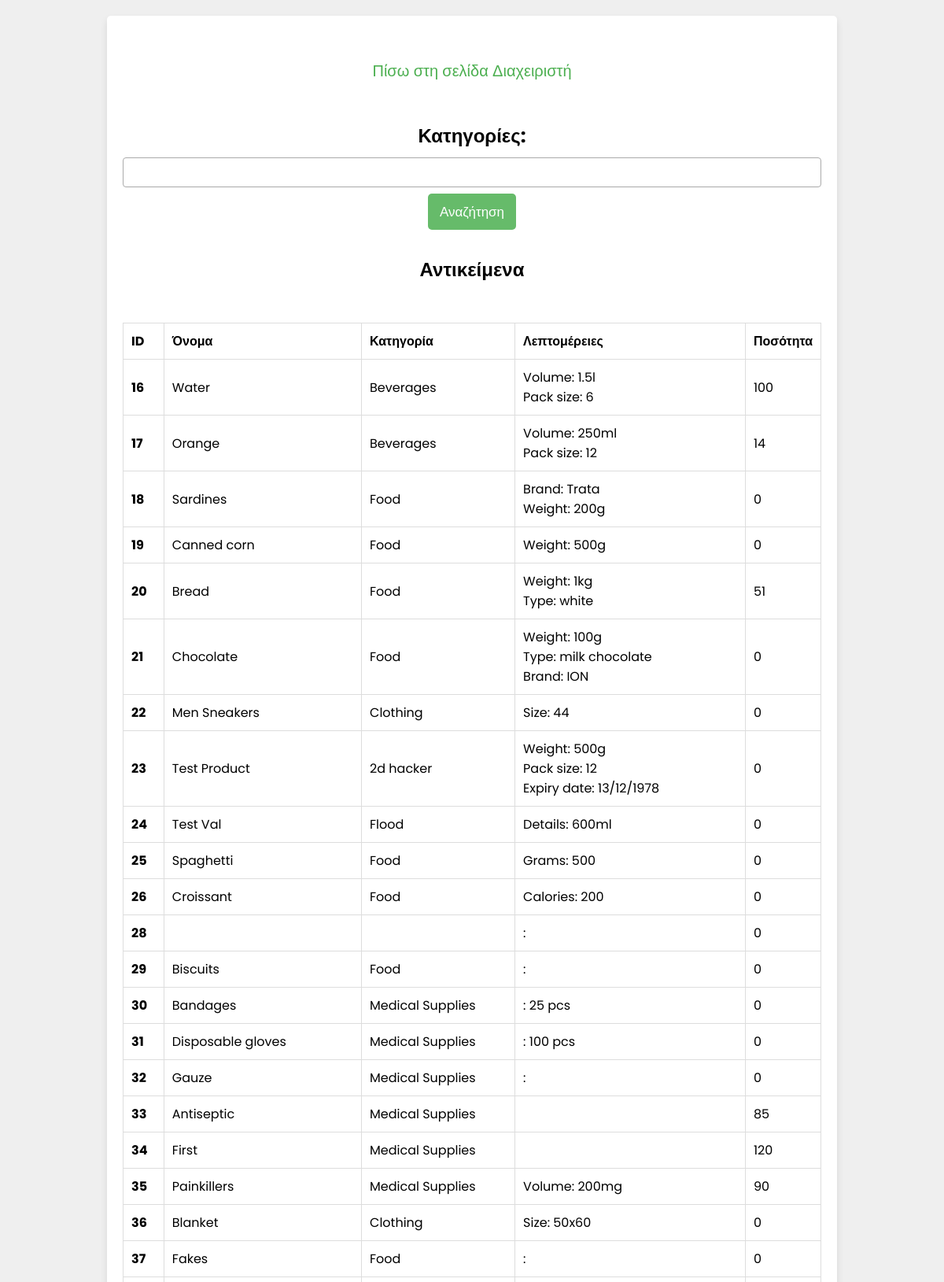
Screenshot of /display_warehouse.php (signed in, upper part) with the database file from the repository.
### tables this page shows
CREATE TABLE `items` (
  `id` int(255) NOT NULL,
  `name` varchar(255) NOT NULL,
  `category` int(255) NOT NULL,
  `details` longtext NOT NULL,
  `quantity` int(255) NOT NULL
);

CREATE TABLE `categories` (
  `id` int(255) NOT NULL,
  `name` varchar(255) NOT NULL
);

### display_warehouse.php (the view, shortened to what this page needs)
<?php
@include 'config.php';
?>
<!DOCTYPE html>
<html lang="el">
<head>
    <link href="https://cdnjs.cloudflare.com/ajax/libs/select2/4.0.13/css/select2.min.css" rel="stylesheet" />
    <link rel="stylesheet" href="css/style.css">
</head>
<body>
    <div class="form-container">
        <form id="initialize_form" action="" method="post">
            <br>
            <p><a href="admin_page.php">Πίσω στη σελίδα Διαχειριστή</a></p><br><br>
            <label for="category"><h2>Κατηγορίες:</h2></label>
            <button class="form-btn" type="submit">Αναζήτηση</button>
            <br><br>
            <h2>Αντικείμενα</h2><br>
            <br>
            <table class="table" id="jsonItemsTable">
                <thead>
                    <tr>
                        <th scope="col">ID</th>
                        <th scope="col">Όνομα</th>
                        <th scope="col">Κατηγορία</th>
                        <th scope="col">Λεπτομέρειες</th>
                        <th scope="col">Ποσότητα</th>
                    </tr>
                </thead>
                <tbody>
                    <?php
                    $selected_categories_str = isset($_POST['category']) ? $_POST['category'] : array();
                    if (!empty($selected_categories_str)) {
                        $query = "SELECT items.*, categories.name as category_name
                                  FROM items
                                  JOIN categories ON items.category = categories.id
                                  WHERE items.category IN ($selected_categories_str)";
                    } else {
                        $query = "SELECT items.*, categories.name as category_name
                                  FROM items
                                  JOIN categories ON items.category = categories.id";
                    }
                    $result = mysqli_query($conn, $query);
                    if ($result) {
                        while ($row = mysqli_fetch_assoc($result)) {
                            $details_array = json_decode($row['details'], true);
                            $details_formatted = "";
                            foreach ($details_array as $detail) {
                                $details_formatted .= ucfirst($detail['detail_name']) . ': ' . $detail['detail_value'] . '<br>';
                            }
                            echo '<tr>
                                <th scope="row">'.$row['id'].'</th>
                                <td>'.$row['name'].'</td>
                                <td>'.$row['category_name'].'</td>
                                <td>'.$details_formatted.'</td>
                                <td>'.$row['quantity'].'</td>
                            </tr>';
                        }
                    }
                    ?>
                </tbody>
            </table>
        </form>
    </div>
</body>
</html>

### css/style.css (style rules this page uses)
html { scroll-behavior: smooth; font-size: 16px; }
* { font-family: 'Poppins', sans-serif; margin: 0; padding: 0; box-sizing: border-box; outline: none; border: none; text-decoration: none; }
.form-container { min-height: 100vh; display: flex; align-items: center; justify-content: center; padding: 1.25rem; padding-bottom: 3.75rem; background: #efefef; }
.form-container form { padding: 1.25rem; border-radius: 0.3125rem; box-shadow: 0 0.3125rem 0.625rem rgba(0, 0, 0, .1); background: #FFF; text-align: center; max-width: 80%; width: 100%; }
.form-container form .form-btn { background: #66BB6A; color: #FFF; text-transform: capitalize; font-size: 1.25rem; cursor: pointer; }
.form-container form p { margin-top: 0.625rem; font-size: 1.25rem; color: #333; }
.form-container form p a { color: #4CAF50; }
table { width: 100%; border-collapse: collapse; }
th, td { padding: 0.625rem; border: 0.0625rem solid #ddd; text-align: left; }
.form-container form button.form-btn { width: fit-content; padding: 0.625rem 0.9375rem; font-size: 1.0625rem; margin: 0.5rem 0; background: #66BB6A; color: #FFF; border-radius: 0.3125rem; }
button { width: fit-content; padding: 0.5rem 0.75rem; margin: 0.5rem 0; background: #66BB6A; color: #FFF; border-radius: 0.3125rem; }
.form-container form label { display: block; margin-bottom: 0.625rem; }

### rows the page displays
items: id "16", name "Water", categories.name "Beverages", detail_name "Volume", detail_value "1.5l", detail_name "Pack size", detail_value "6", quantity "100"
items: id "17", name "Orange", categories.name "Beverages", detail_name "Volume", detail_value "250ml", detail_name "Pack size", detail_value "12", quantity "14"
items: id "18", name "Sardines", categories.name "Food", detail_name "Brand", detail_value "Trata", detail_name "Weight", detail_value "200g", quantity "0"
items: id "19", name "Canned corn", categories.name "Food", detail_name "Weight", detail_value "500g", quantity "0"
items: id "20", name "Bread", categories.name "Food", detail_name "Weight", detail_value "1kg", detail_name "Type", detail_value "white", quantity "51"
items: id "21", name "Chocolate", categories.name "Food", detail_name "Weight", detail_value "100g", detail_name "Type", detail_value "milk chocolate", detail_name "Brand", detail_value "ION", quantity "0"
items: id "22", name "Men Sneakers", categories.name "Clothing", detail_name "Size", detail_value "44", quantity "0"
items: id "23", name "Test Product", categories.name "2d hacker", detail_name "Weight", detail_value "500g", detail_name "Pack size", detail_value "12", detail_name "Expiry date", detail_value "13/12/1978", quantity "0"
items: id "24", name "Test Val", categories.name "Flood", detail_name "Details", detail_value "600ml", quantity "0"
items: id "25", name "Spaghetti", categories.name "Food", detail_name "Grams", detail_value "500", quantity "0"
items: id "26", name "Croissant", categories.name "Food", detail_name "Calories", detail_value "200", quantity "0"
items: id "28", quantity "0"
items: id "29", name "Biscuits", categories.name "Food", quantity "0"
items: id "30", name "Bandages", categories.name "Medical Supplies", detail_value "25 pcs", quantity "0"
items: id "31", name "Disposable gloves", categories.name "Medical Supplies", detail_value "100 pcs", quantity "0"
items: id "32", name "Gauze", categories.name "Medical Supplies", quantity "0"
items: id "33", name "Antiseptic", categories.name "Medical Supplies", quantity "85"
items: id "34", name "First", categories.name "Medical Supplies", quantity "120"
items: id "35", name "Painkillers", categories.name "Medical Supplies", detail_name "Volume", detail_value "200mg", quantity "90"
items: id "36", name "Blanket", categories.name "Clothing", detail_name "Size", detail_value "50x60", quantity "0"
items: id "37", name "Fakes", categories.name "Food", quantity "0"
